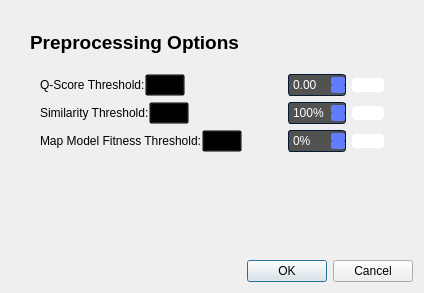
<?xml version="1.0" encoding="UTF-8"?>
<ui version="4.0">
 <class>Dialog</class>
 <widget class="QDialog" name="Dialog">
  <property name="geometry">
   <rect>
    <x>0</x>
    <y>0</y>
    <width>398</width>
    <height>293</height>
   </rect>
  </property>
  <property name="windowTitle">
   <string>Dialog</string>
  </property>
  <layout class="QVBoxLayout" name="verticalLayout">
   <item>
    <widget class="QGroupBox" name="B_refineCSV">
     <property name="styleSheet">
      <string notr="true">QGroupBox#B_refineCSV {
    border-radius: 20px;
	background-color: transparent;
	font-size: 14pt;
    font-weight: bold;
	padding-top: 30px;
	padding-left: 20px;
	padding-right: 20px;
}

QGroupBox::title {
	background-color: transparent;
	padding-top: 20px;
	padding-left: 16px;
	color: black;
}


QGroupBox {
	border: transparent;
}
</string>
     </property>
     <property name="title">
      <string>Preprocessing Options</string>
     </property>
     <layout class="QVBoxLayout" name="verticalLayout_9">
      <item>
       <widget class="QGroupBox" name="B1_dragAndDrop">
        <property name="styleSheet">
         <string notr="true"/>
        </property>
        <property name="title">
         <string/>
        </property>
        <layout class="QHBoxLayout" name="horizontalLayout_38"/>
       </widget>
      </item>
      <item>
       <widget class="QWidget" name="widget_6" native="true">
        <layout class="QHBoxLayout" name="horizontalLayout_18">
         <property name="spacing">
          <number>0</number>
         </property>
         <property name="leftMargin">
          <number>0</number>
         </property>
         <property name="topMargin">
          <number>0</number>
         </property>
         <property name="rightMargin">
          <number>0</number>
         </property>
         <item>
          <widget class="QWidget" name="widget_2" native="true">
           <property name="sizePolicy">
            <sizepolicy hsizetype="Fixed" vsizetype="Preferred">
             <horstretch>0</horstretch>
             <verstretch>0</verstretch>
            </sizepolicy>
           </property>
           <property name="styleSheet">
            <string notr="true">QSpinBox, 
QDoubleSpinBox
{
	background-color: #525251;
	color: #ffffff;
	border: 1px solid #051a39;
	border-radius: 3px;
	padding : 2px;

}


QSpinBox::disabled, 
QDoubleSpinBox::disabled
{
	background-color: #404040;
	color: #656565;
	border-color: #051a39;

}


QSpinBox:hover, 
QDoubleSpinBox::hover,
QDateTimeEdit::hover
{
    background-color: #626262;
    border: 1px solid #607cff;
    color:  #fff;
    padding: 2px

}


QSpinBox::up-button, QSpinBox::down-button,
QDoubleSpinBox::up-button, QDoubleSpinBox::down-button
{
    background-color: #607cff;
	border-radius: 2px;

}


QSpinBox::disabled, 
QDoubleSpinBox::disabled
{
	background-color: #404040;
	color: #656565;
	border-color: #051a39;

}


QSpinBox::up-button:hover, QSpinBox::down-button:hover,
QDoubleSpinBox::up-button:hover, QDoubleSpinBox::down-button:hover
{
    background-color: #8399ff;
    border: 1px solid #8399ff;

}


QSpinBox::up-button:disabled, QSpinBox::down-button:disabled,
QDoubleSpinBox::up-button:disabled, QDoubleSpinBox::down-button:disabled
{
	background-color: #404040;
	color: #656565;
	border-color: #051a39;

}


QSpinBox::up-button:pressed, QSpinBox::down-button:pressed,
QDoubleSpinBox::up-button:pressed, QDoubleSpinBox::down-button::pressed
{
    background-color: #4969ff;
    border: 1px solid #4969ff;

}


QSpinBox::down-arrow,
QDoubleSpinBox::down-arrow
{
    image: url(://arrow-down.png);
    width: 7px;

}


QSpinBox::up-arrow,
QDoubleSpinBox::up-arrow
{
    image: url(://arrow-up.png);
    width: 7px;

}</string>
           </property>
           <layout class="QGridLayout" name="gridLayout_5">
            <property name="leftMargin">
             <number>0</number>
            </property>
            <property name="topMargin">
             <number>0</number>
            </property>
            <property name="rightMargin">
             <number>0</number>
            </property>
            <property name="bottomMargin">
             <number>0</number>
            </property>
            <item row="0" column="2">
             <widget class="QPushButton" name="clearQScore_btn_2">
              <property name="cursor">
               <cursorShape>PointingHandCursor</cursorShape>
              </property>
              <property name="styleSheet">
               <string notr="true">background-color: white;
border-radius: 4;</string>
              </property>
              <property name="text">
               <string/>
              </property>
              <property name="icon">
               <iconset>
                <normaloff>:/icons/refresh-cw-alt-3-svgrepo-com.svg</normaloff>:/icons/refresh-cw-alt-3-svgrepo-com.svg</iconset>
              </property>
             </widget>
            </item>
            <item row="2" column="0">
             <widget class="QWidget" name="widget_14" native="true">
              <layout class="QHBoxLayout" name="horizontalLayout_26">
               <property name="spacing">
                <number>0</number>
               </property>
               <property name="leftMargin">
                <number>0</number>
               </property>
               <property name="topMargin">
                <number>0</number>
               </property>
               <property name="rightMargin">
                <number>0</number>
               </property>
               <property name="bottomMargin">
                <number>0</number>
               </property>
               <item>
                <widget class="QLabel" name="mapModelFitnessLabel_2">
                 <property name="text">
                  <string>Map Model Fitness Threshold:</string>
                 </property>
                </widget>
               </item>
               <item>
                <widget class="QPushButton" name="mmfInfo_btn_2">
                 <property name="styleSheet">
                  <string notr="true">background-color: transparent;</string>
                 </property>
                 <property name="text">
                  <string/>
                 </property>
                 <property name="icon">
                  <iconset>
                   <normaloff>:/icons/info-circle-svgrepo-com.svg</normaloff>:/icons/info-circle-svgrepo-com.svg</iconset>
                 </property>
                </widget>
               </item>
               <item>
                <spacer name="horizontalSpacer_17">
                 <property name="orientation">
                  <enum>Qt::Horizontal</enum>
                 </property>
                 <property name="sizeHint" stdset="0">
                  <size>
                   <width>40</width>
                   <height>20</height>
                  </size>
                 </property>
                </spacer>
               </item>
              </layout>
             </widget>
            </item>
            <item row="2" column="2">
             <widget class="QPushButton" name="clearMMF_btn_2">
              <property name="cursor">
               <cursorShape>PointingHandCursor</cursorShape>
              </property>
              <property name="styleSheet">
               <string notr="true">background-color: white;
border-radius: 4;</string>
              </property>
              <property name="text">
               <string/>
              </property>
              <property name="icon">
               <iconset>
                <normaloff>:/icons/refresh-cw-alt-3-svgrepo-com.svg</normaloff>:/icons/refresh-cw-alt-3-svgrepo-com.svg</iconset>
              </property>
             </widget>
            </item>
            <item row="1" column="0">
             <widget class="QWidget" name="widget_15" native="true">
              <layout class="QHBoxLayout" name="horizontalLayout_27">
               <property name="spacing">
                <number>0</number>
               </property>
               <property name="leftMargin">
                <number>0</number>
               </property>
               <property name="topMargin">
                <number>0</number>
               </property>
               <property name="rightMargin">
                <number>0</number>
               </property>
               <property name="bottomMargin">
                <number>0</number>
               </property>
               <item>
                <widget class="QLabel" name="similarityLabel_2">
                 <property name="text">
                  <string>Similarity Threshold:</string>
                 </property>
                </widget>
               </item>
               <item>
                <widget class="QPushButton" name="simInfo_btn_2">
                 <property name="styleSheet">
                  <string notr="true">background-color: transparent;</string>
                 </property>
                 <property name="text">
                  <string/>
                 </property>
                 <property name="icon">
                  <iconset>
                   <normaloff>:/icons/info-circle-svgrepo-com.svg</normaloff>:/icons/info-circle-svgrepo-com.svg</iconset>
                 </property>
                </widget>
               </item>
               <item>
                <spacer name="horizontalSpacer_18">
                 <property name="orientation">
                  <enum>Qt::Horizontal</enum>
                 </property>
                 <property name="sizeHint" stdset="0">
                  <size>
                   <width>40</width>
                   <height>20</height>
                  </size>
                 </property>
                </spacer>
               </item>
              </layout>
             </widget>
            </item>
            <item row="0" column="0">
             <widget class="QWidget" name="widget_13" native="true">
              <layout class="QHBoxLayout" name="horizontalLayout_25">
               <property name="spacing">
                <number>0</number>
               </property>
               <property name="leftMargin">
                <number>0</number>
               </property>
               <property name="topMargin">
                <number>0</number>
               </property>
               <property name="rightMargin">
                <number>0</number>
               </property>
               <property name="bottomMargin">
                <number>0</number>
               </property>
               <item>
                <widget class="QLabel" name="qScoreLabel_2">
                 <property name="text">
                  <string>Q-Score Threshold:</string>
                 </property>
                </widget>
               </item>
               <item>
                <widget class="QPushButton" name="qScoreInfo_btn_2">
                 <property name="styleSheet">
                  <string notr="true">background-color: transparent;</string>
                 </property>
                 <property name="text">
                  <string/>
                 </property>
                 <property name="icon">
                  <iconset>
                   <normaloff>:/icons/info-circle-svgrepo-com.svg</normaloff>:/icons/info-circle-svgrepo-com.svg</iconset>
                 </property>
                </widget>
               </item>
               <item>
                <spacer name="horizontalSpacer_16">
                 <property name="orientation">
                  <enum>Qt::Horizontal</enum>
                 </property>
                 <property name="sizeHint" stdset="0">
                  <size>
                   <width>40</width>
                   <height>20</height>
                  </size>
                 </property>
                </spacer>
               </item>
              </layout>
             </widget>
            </item>
            <item row="0" column="1">
             <widget class="QDoubleSpinBox" name="qScoreDoubleSpinBox_2">
              <property name="accelerated">
               <bool>true</bool>
              </property>
              <property name="maximum">
               <double>1.000000000000000</double>
              </property>
              <property name="singleStep">
               <double>0.010000000000000</double>
              </property>
             </widget>
            </item>
            <item row="2" column="1">
             <widget class="QSpinBox" name="mapModelFitnessSpinBox_2">
              <property name="accelerated">
               <bool>true</bool>
              </property>
              <property name="suffix">
               <string>%</string>
              </property>
              <property name="maximum">
               <number>100</number>
              </property>
             </widget>
            </item>
            <item row="1" column="1">
             <widget class="QSpinBox" name="similaritySpinBox_2">
              <property name="accelerated">
               <bool>true</bool>
              </property>
              <property name="suffix">
               <string>%</string>
              </property>
              <property name="maximum">
               <number>100</number>
              </property>
              <property name="value">
               <number>100</number>
              </property>
             </widget>
            </item>
            <item row="1" column="2">
             <widget class="QPushButton" name="clearSim_btn_2">
              <property name="cursor">
               <cursorShape>PointingHandCursor</cursorShape>
              </property>
              <property name="styleSheet">
               <string notr="true">background-color: white;
border-radius: 4;</string>
              </property>
              <property name="text">
               <string/>
              </property>
              <property name="icon">
               <iconset>
                <normaloff>:/icons/refresh-cw-alt-3-svgrepo-com.svg</normaloff>:/icons/refresh-cw-alt-3-svgrepo-com.svg</iconset>
              </property>
             </widget>
            </item>
           </layout>
          </widget>
         </item>
         <item>
          <spacer name="horizontalSpacer_19">
           <property name="orientation">
            <enum>Qt::Horizontal</enum>
           </property>
           <property name="sizeHint" stdset="0">
            <size>
             <width>40</width>
             <height>20</height>
            </size>
           </property>
          </spacer>
         </item>
        </layout>
       </widget>
      </item>
      <item>
       <spacer name="verticalSpacer">
        <property name="orientation">
         <enum>Qt::Vertical</enum>
        </property>
        <property name="sizeHint" stdset="0">
         <size>
          <width>20</width>
          <height>40</height>
         </size>
        </property>
       </spacer>
      </item>
     </layout>
    </widget>
   </item>
   <item>
    <widget class="QDialogButtonBox" name="buttonBox">
     <property name="orientation">
      <enum>Qt::Horizontal</enum>
     </property>
     <property name="standardButtons">
      <set>QDialogButtonBox::Cancel|QDialogButtonBox::Ok</set>
     </property>
    </widget>
   </item>
  </layout>
 </widget>
 <resources/>
 <connections>
  <connection>
   <sender>buttonBox</sender>
   <signal>accepted()</signal>
   <receiver>Dialog</receiver>
   <slot>accept()</slot>
   <hints>
    <hint type="sourcelabel">
     <x>248</x>
     <y>254</y>
    </hint>
    <hint type="destinationlabel">
     <x>157</x>
     <y>274</y>
    </hint>
   </hints>
  </connection>
  <connection>
   <sender>buttonBox</sender>
   <signal>rejected()</signal>
   <receiver>Dialog</receiver>
   <slot>reject()</slot>
   <hints>
    <hint type="sourcelabel">
     <x>316</x>
     <y>260</y>
    </hint>
    <hint type="destinationlabel">
     <x>286</x>
     <y>274</y>
    </hint>
   </hints>
  </connection>
 </connections>
</ui>
